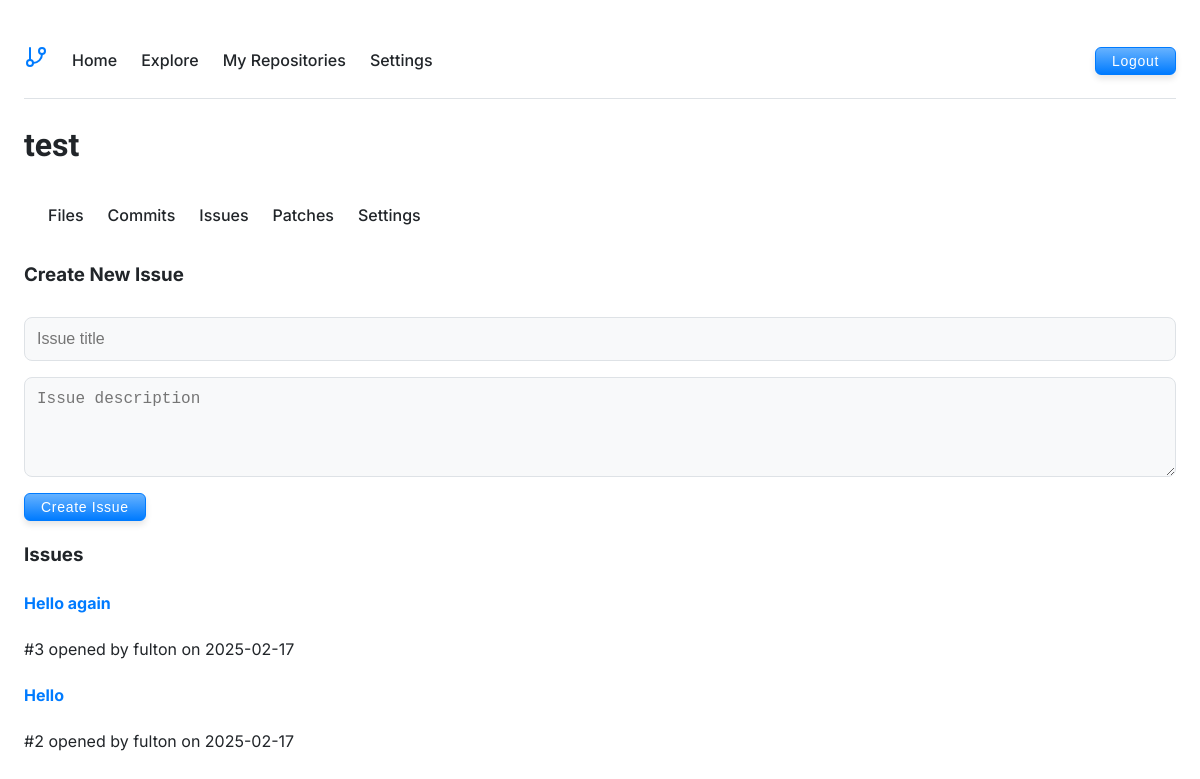
Page /issues.php?repo=test (signed in) on the committed database.
### tables this page shows
CREATE TABLE issues (
        id INTEGER PRIMARY KEY AUTOINCREMENT,
        repository_id INTEGER NOT NULL,
        title TEXT NOT NULL,
        description TEXT,
        status TEXT NOT NULL DEFAULT "open",
        created_by INTEGER NOT NULL,
        assigned_to INTEGER,
        created_at DATETIME DEFAULT CURRENT_TIMESTAMP,
        updated_at DATETIME DEFAULT CURRENT_TIMESTAMP,
        FOREIGN KEY (repository_id) REFERENCES repositories(id),
        FOREIGN KEY (created_by) REFERENCES users(id),
        FOREIGN KEY (assigned_to) REFERENCES users(id)
    );

### issues.php (the view, shortened to what this page needs)
<?php
$repo = $_GET['repo'] ?? null;
$username = $_GET['user'] ?? $_SESSION['username'];
$issueId = $_GET['issue'] ?? null;
$db = Database::getInstance();
$repoInfo = getRepositoryInfo($username, $repo);
?>
<!DOCTYPE html>
<html>
<head>
    <link rel="stylesheet" href="style.css">
</head>
<body>
    <?php include 'includes/header.php'; ?>
    <?php include 'includes/repo-header.php'; ?>
    <?php if ($issueId):
        $db = Database::getInstance();
        $stmt = $db->prepare('
            SELECT i.*,
                   c.username as creator_name,
                   a.username as assignee_name
            FROM issues i
            JOIN users c ON i.created_by = c.id
            LEFT JOIN users a ON i.assigned_to = a.id
            WHERE i.id = :id AND i.repository_id = :repo_id
        ');
        $stmt->bindValue(':id', $issueId, SQLITE3_INTEGER);
        $stmt->bindValue(':repo_id', $repoInfo['id'], SQLITE3_INTEGER);
        $issue = $stmt->execute()->fetchArray(SQLITE3_ASSOC);
        if (!$issue) {
            die("Issue not found");
        }
        $stmt = $db->prepare('
            SELECT c.*, u.username
            FROM issue_comments c
            JOIN users u ON c.user_id = u.id
            WHERE c.issue_id = :issue_id
            ORDER BY c.created_at ASC
        ');
        $stmt->bindValue(':issue_id', $issueId, SQLITE3_INTEGER);
        $result = $stmt->execute();
        ?>
        <div class="issue-detail">
            <h2><?php echo htmlspecialchars($issue['title']); ?></h2>
            <div class="issue-meta">
                <span class="status <?php echo $issue['status']; ?>">
                    <?php echo ucfirst($issue['status']); ?>
                </span>
                Created by <?php echo htmlspecialchars($issue['creator_name']); ?>
                on <?php echo date('Y-m-d H:i', strtotime($issue['created_at'])); ?>
                <?php if ($issue['assignee_name']): ?>
                    • Assigned to <?php echo htmlspecialchars($issue['assignee_name']); ?>
                <?php endif; ?>
            </div>
            <div class="issue-description">
                <?php echo nl2br(htmlspecialchars($issue['description'])); ?>
            </div>
            <?php if ($_SESSION['user_id'] === $repoInfo['user_id']): ?>
                <form method="post" class="status-update">
                    <input type="hidden" name="action" value="update_status">
                    <input type="hidden" name="issue_id" value="<?php echo $issue['id']; ?>">
                    <select name="status">
                        <option value="open" <?php echo $issue['status'] === 'open' ? 'selected' : ''; ?>>Open</option>
                        <option value="closed" <?php echo $issue['status'] === 'closed' ? 'selected' : ''; ?>>Closed</option>
                    </select>
                    <button type="submit">Update Status</button>
                </form>
            <?php endif; ?>
            <div class="comments">
                <h3>Comments</h3>
                <?php while ($comment = $result->fetchArray(SQLITE3_ASSOC)): ?>
                    <div class="comment">
                        <div class="comment-meta">
                            <?php echo htmlspecialchars($comment['username']); ?>
                            commented on
                            <?php echo date('Y-m-d H:i', strtotime($comment['created_at'])); ?>
                        </div>
                        <div class="comment-content">
                            <?php echo nl2br(htmlspecialchars($comment['comment'])); ?>
                        </div>
                    </div>
                <?php endwhile; ?>
                <form method="post" class="add-comment">
                    <input type="hidden" name="action" value="add_comment">
                    <input type="hidden" name="issue_id" value="<?php echo $issue['id']; ?>">
                    <textarea name="comment" required placeholder="Add a comment..."></textarea>
                    <button type="submit">Add Comment</button>
                </form>
            </div>
        </div>
    <?php else:  ?>
        <div class="issues-list">
            <form method="post" class="create-issue">
                <h3>Create New Issue</h3>
                <input type="text" name="title" required placeholder="Issue title">
                <textarea name="description" required placeholder="Issue description"></textarea>
                <button class="btn-primary" type="submit">Create Issue</button>
            </form>
            <h3>Issues</h3>
            <?php
            $stmt = $db->prepare('
                SELECT i.*,
                       c.username as creator_name,
                       a.username as assignee_name
                FROM issues i
                JOIN users c ON i.created_by = c.id
                LEFT JOIN users a ON i.assigned_to = a.id
                WHERE i.repository_id = :repo_id
                ORDER BY i.created_at DESC
            ');
            $stmt->bindValue(':repo_id', $repoInfo['id'], SQLITE3_INTEGER);
            $result = $stmt->execute();
            while ($issue = $result->fetchArray(SQLITE3_ASSOC)):
            ?>
                <div class="issue <?php echo $issue['status']; ?>">
                    <h4>
                        <a href="issues.php?<?php echo http_build_query([
                            'repo' => $repo,
                            'user' => $username,
                            'issue' => $issue['id']
                        ]); ?>">
                            <?php echo htmlspecialchars($issue['title']); ?>
                        </a>
                    </h4>
                    <div class="issue-meta">
                        #<?php echo $issue['id']; ?>
                        opened by <?php echo htmlspecialchars($issue['creator_name']); ?>
                        on <?php echo date('Y-m-d', strtotime($issue['created_at'])); ?>
                    </div>
                </div>
            <?php endwhile; ?>
        </div>
    <?php endif; ?>
</body>
</html>

### rows in the picture
issues: title "Hello again", id "3", creator_name "fulton", created_at "2025-02-17"
issues: title "Hello", id "2", creator_name "fulton", created_at "2025-02-17"

### other values in the picture
$repo "test"
